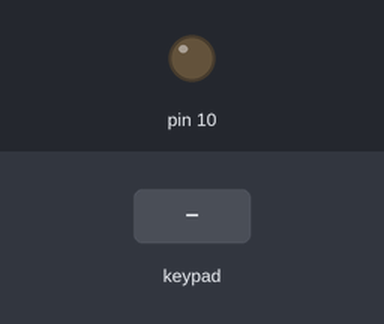
Bench run of a sketch on a simulated Arduino Uno, built with avr-gcc and run on an emulated ATmega328P. Parts: output pins drawn as LEDs (lit = HIGH). The inputs (shaded band) are chosen by the test bench. What the sketch prints to the serial monitor is not drawn.

Above: at 1.2 s.
1.3 s: key '0' pressed
4.3 s: keypad keys 2 3 4 5 6 7 8 9 pressed 0.4 s apart
At 5.4 s:
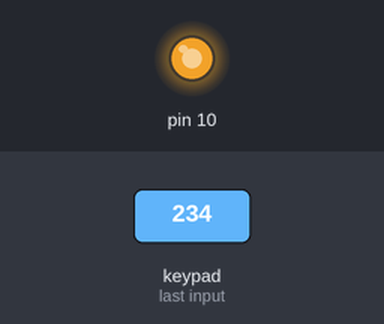
9.0 s: key '1' pressed
At 9.35 s:
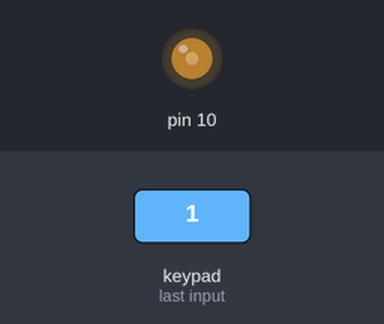
12.0 s: keypad keys 2 3 4 5 6 7 8 9 A pressed 0.4 s apart
17.1 s: key 'B' pressed
At 17.55 s:
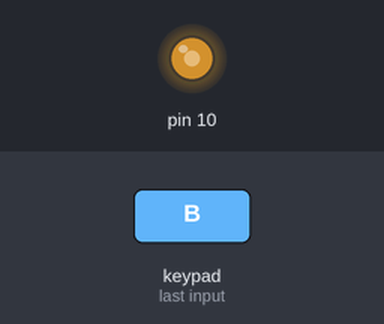
20.1 s: keypad keys 2 3 4 5 6 7 8 9 D pressed 0.4 s apart
Timing chart, 0 to 26.2 s (numbered marks = the images above; inputs shaded):
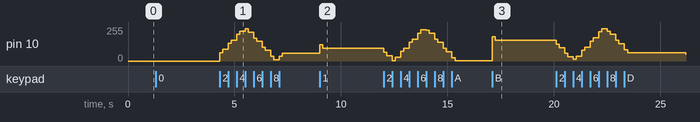

Measured:
- after the input at 1.3 s, pin 10: 0/255 → 62/255 after 3.0 s
- after the input at 9.0 s, pin 10: 122/255 → 97/255 after 0.15 s
- after the input at 17.1 s, pin 10: 182/255 → 157/255 after 0.15 s

The sketch:

powerglove.ino
```cpp
#include <Keypad.h>
const byte rows = 3;
const byte cols = 8;
boolean fader = false;
boolean forwards = true;
int brightness = 0;

char buttons[rows][cols] = {
  {'7', '6', '5', '4', '3', '0', '1', '2'},
  {'A', 'B', 'T', 'S', 'U', 'R', 'L', 'D'},
  {'?', '?', '?', '?', 'P', '8', '9', 'E'}
};

byte colPins[cols] = {2, 3, 4, 5, 6, 7, 8, 9};
byte rowPins[rows] = {11, 12, 13};

Keypad buttonMap = Keypad(makeKeymap(buttons), rowPins, colPins, rows, cols);

void setup() {
  Serial.begin(115200);
  pinMode(10, OUTPUT);
  buttonMap.addEventListener(buttonEvent);
}

void loop() {
char inputKey = buttonMap.getKey();

  //if (inputKey != NO_KEY) {
  //  Serial.println(inputKey);
  //}

  if (fader == true) {

    if (brightness == 255) {
      forwards = false;
    } else if (brightness == 0) {
      forwards = true;
    }

    if (forwards) {
      brightness++;
    } else {
      brightness--;
    }
    analogWrite(10, brightness);
    delay(5);
  }
}

//0xFE 0x02 0x03 0x29 = Task Manager


void buttonEvent(KeypadEvent key) {
  switch (buttonMap.getState()) {

    case PRESSED:
      switch (key) {
        //LED Light
        case '0':
          fader = ! fader;
          brightness = 0;
          analogWrite(10, brightness);
          break;

        //Prev Track
        case '5':
          sendCommand(0x00, 0x02);
          break;

        //Next Track
        case '6':
          sendCommand(0x00, 0x01);
          break;

        //Play
        case '7':
          sendCommand(0x80, 0x00);
          break;

        //Stop
        case '8':
          sendCommand(0x00, 0x04);
          break;

        //Mute
        case '9':
          sendCommand(0x40, 0x00);
          break;

        //Enter
        case 'E':
          sendComKeys(0x00, 0x28);
          break;


        //Directionals
        case 'U':
          sendComKeys(0x00, 0x52);
          break;

        case 'D':
          sendComKeys(0x00, 0x51);
          break;

        case 'L':
          sendComKeys(0x00, 0x50);
          break;

        case 'R':
          sendComKeys(0x00, 0x4F);
          break;

        //unrealistic key combinations to bind to opening programs or other actions
        //Ctrl + Shift + Alt + = key
        case '1':
          sendComKeys(0x07, 0x2e);
          break;
        //Ctrl + Shift + Alt + 0 key
        case '2':
          sendComKeys(0x07, 0x27);
          break;
        //Ctrl + Shift + Alt + 9 key
        case '3':
          sendComKeys(0x07, 0x26);
          break;
        //Ctrl + Shift + Alt + 8 key
        case '4':
          sendComKeys(0x07, 0x25);
          break;


        //Change monitor settings (Win + P)
        case 'P':
          sendComKeys(0x08, 0x13);
          break;


        //Spacebar
        case 'A':
          sendComKeys(0x00, 0x2C);
          break;

        //Backspace
        case 'B':
          sendComKeys(0x00, 0x2A);
          break;

        //Open Start menu (Ctrl + Esc)
        case 'S':
          sendComKeys(0x01, 0x29);
          break;

        //Switch between open windows  (Ctrl + Win + Tab)
        case 'T':
          sendComKeys(0x09, 0x2B);
          break;
      }

      break;


    case RELEASED:
      switch (key) {

        //Prev Track
        case '5':
          releaseButton();
          break;

        //Next Track
        case '6':
          releaseButton();
          break;

        //Play
        case '7':
          releaseButton();
          break;

        //Stop
        case '8':
          releaseButton();
          break;

        //Mute
        case '9':
          releaseButton();
          break;

        //Enter
        case 'E':
          releaseShort();
          break;


        //Directionals
        case 'U':
          releaseShort();
          break;

        case 'D':
          releaseShort();
          break;

        case 'L':
          releaseShort();
          break;

        case 'R':
          releaseShort();
          break;


        case '1':
          releaseShort();
          break;

        case '2':
          releaseShort();
          break;

        case '3':
          releaseShort();
          break;

        case '4':
          releaseShort();
          break;

        case 'P':
          releaseShort();
          break;


        case 'A':
          releaseShort();
          break;

        case 'B':
          releaseShort();
          break;

        case 'S':
          releaseShort();
          break;

        case 'T':
          releaseShort();
          break;
      }
      break;
  }
}

void sendCommand(byte byte1, byte byte2) {
  byte message[] = {0xFD, 0x03, 0x03};
  Serial.write(message, sizeof(message));
  Serial.write(byte1);
  Serial.write(byte2);
  delay(20);
}

void releaseButton() {
  byte message[] = {0xFD, 0x03, 0x03, 0x00, 0x00 };
  Serial.write(message, sizeof(message));
  delay(20); //a delay, to give to time to release the button.
}

void releaseShort() {
  byte message[] = {0xFE, 0x00};
  Serial.write(message, sizeof(message));
  delay(20); //a delay, to give to time to release the button.
}

void sendComKeys(byte byte1, byte byte2) {
  byte message[] = {0xFE, 0x02};
  Serial.write(message, sizeof(message));
  Serial.write(byte1);
  Serial.write(byte2);
  delay(20);
}
```
